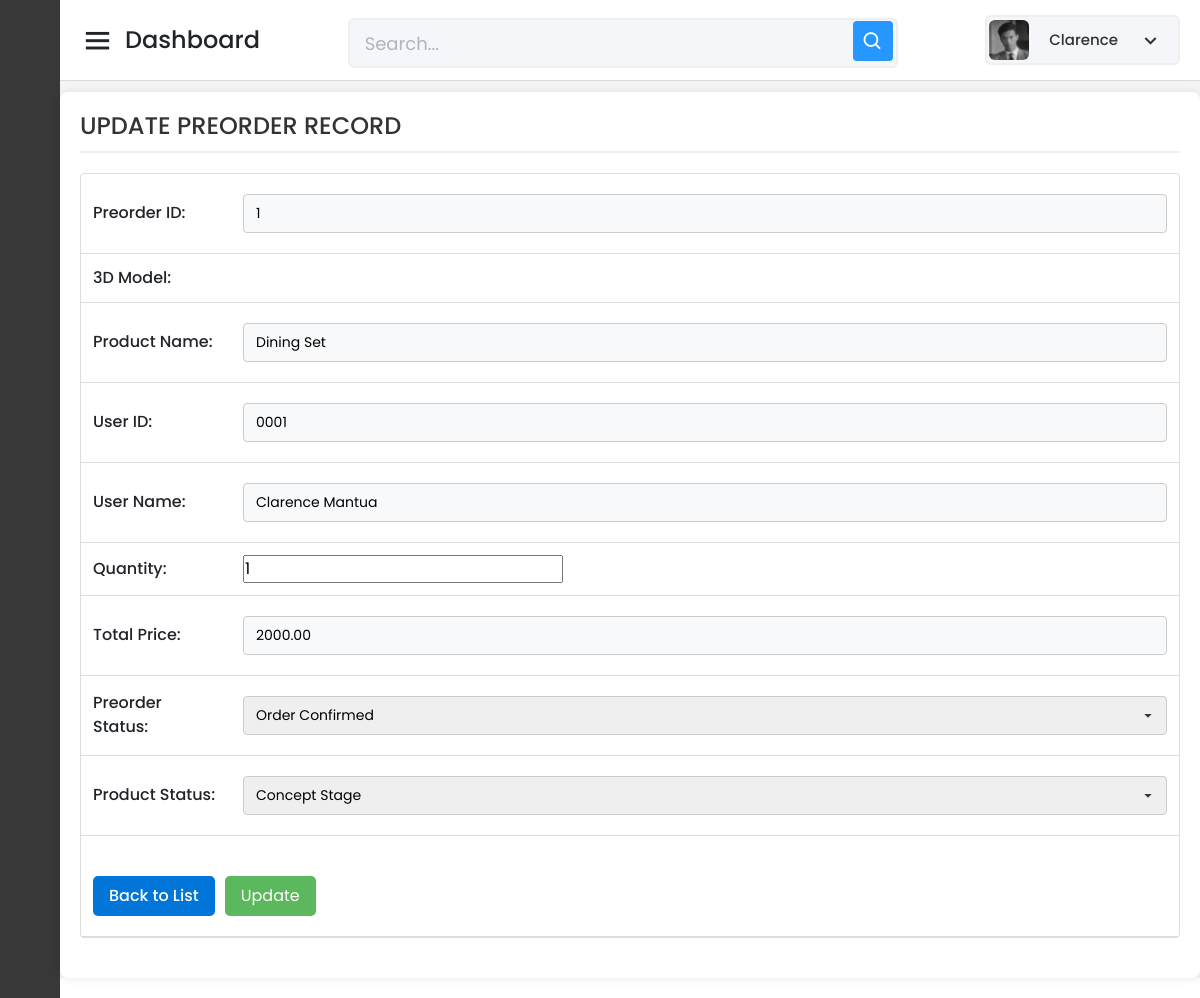
The page /Capstone_Admin/preorder-prod/update-preorder-prod-form.php?id=1 (signed in) on the database as committed earlier.
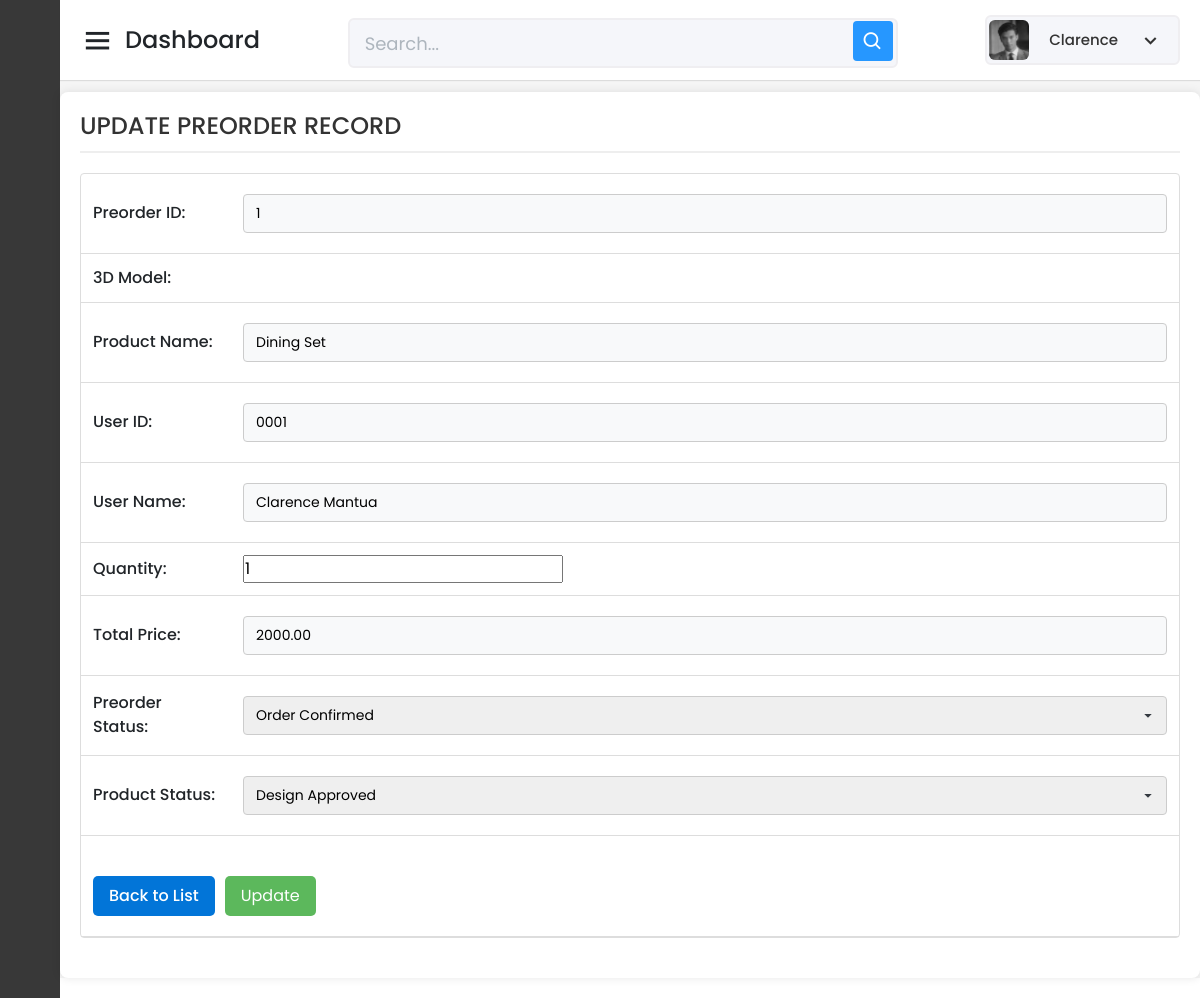
The same page on the database as committed later.
### tables this page shows
CREATE TABLE `tbl_preorder` (
  `Preorder_ID` int(11) NOT NULL AUTO_INCREMENT,
  `Product_ID` int(11) NOT NULL,
  `User_ID` varchar(150) NOT NULL,
  `Quantity` int(11) NOT NULL,
  `Total_Price` decimal(10,2) NOT NULL,
  `Preorder_Status` int(3) NOT NULL DEFAULT 0,
  `Order_Date` timestamp NOT NULL DEFAULT current_timestamp(),
  `Product_Status` int(3) NOT NULL DEFAULT 0,
  `Progress_Pic_10` varchar(255) DEFAULT NULL,
  `Progress_Pic_20` varchar(255) DEFAULT NULL,
  `Progress_Pic_30` varchar(255) DEFAULT NULL,
  `Progress_Pic_40` varchar(255) DEFAULT NULL,
  `Progress_Pic_50` varchar(255) DEFAULT NULL,
  `Progress_Pic_60` varchar(255) DEFAULT NULL,
  `Progress_Pic_70` varchar(255) DEFAULT NULL,
  `Progress_Pic_80` varchar(255) DEFAULT NULL,
  `Progress_Pic_90` varchar(255) DEFAULT NULL,
  `Progress_Pic_100` varchar(255) DEFAULT NULL,
  `Stop_Reason` varchar(255) DEFAULT NULL,
  PRIMARY KEY (`Preorder_ID`),
  KEY `Product_ID` (`Product_ID`),
  KEY `User_ID` (`User_ID`),
  CONSTRAINT `tbl_preorder_info_ibfk_1` FOREIGN KEY (`Product_ID`) REFERENCES `tbl_prod_info` (`Product_ID`),
  CONSTRAINT `tbl_preorder_info_ibfk_2` FOREIGN KEY (`User_ID`) REFERENCES `tbl_user_info` (`User_ID`)
);

CREATE TABLE `tbl_prod_info` (
  `Product_ID` int(11) NOT NULL AUTO_INCREMENT,
  `Product_Name` varchar(255) NOT NULL,
  `Description` text DEFAULT NULL,
  `Category` varchar(100) DEFAULT NULL,
  `Sizes` varchar(100) DEFAULT NULL,
  `Color` varchar(50) DEFAULT NULL,
  `Stock` varchar(100) DEFAULT NULL,
  `Assembly_Required` varchar(255) DEFAULT NULL,
  `ImageURL` varchar(255) DEFAULT NULL,
  `Price` varchar(255) NOT NULL,
  `Sold` varchar(255) DEFAULT NULL,
  `DateAdded` timestamp NOT NULL DEFAULT current_timestamp(),
  `LastUpdate` timestamp NOT NULL DEFAULT current_timestamp() ON UPDATE current_timestamp(),
  `GLB_File_URL` varchar(255) DEFAULT NULL,
  `product_type` enum('readymade','custom') DEFAULT 'readymade',
  PRIMARY KEY (`Product_ID`)
);

CREATE TABLE `tbl_user_info` (
  `User_ID` varchar(150) NOT NULL,
  `Last_Name` varchar(300) DEFAULT NULL,
  `First_Name` varchar(300) DEFAULT NULL,
  `Middle_Name` varchar(300) DEFAULT NULL,
  `Home_Address` varchar(300) DEFAULT NULL,
  `Email_Address` varchar(300) DEFAULT NULL,
  `Mobile_Number` varchar(300) DEFAULT NULL,
  `Status` varchar(300) DEFAULT NULL,
  `Password` varchar(150) DEFAULT NULL,
  `PicPath` varchar(750) DEFAULT NULL,
  `reset_code` int(11) DEFAULT NULL,
  `reset_code_expiry` datetime DEFAULT NULL,
  PRIMARY KEY (`User_ID`)
);

### Capstone_Admin/preorder-prod/update-preorder-prod-form.php (the view, shortened to what the changed rows need)
<?php
include '../config/database.php';
$query = "
    SELECT
        po.Preorder_ID,
        po.Quantity,
        po.Total_Price,
        po.Preorder_Status,
        po.Product_Status,  -- Add this line
        p.Product_ID,
        p.Product_Name,
        p.GLB_File_URL,
        u.User_ID,
        CONCAT(u.First_Name, ' ', u.Last_Name) AS User_Name
    FROM tbl_preorder AS po
    JOIN tbl_prod_info AS p ON po.Product_ID = p.Product_ID
    JOIN tbl_user_info AS u ON po.User_ID = u.User_ID
    WHERE po.Preorder_ID = :preorder_id
";
$stmt = $pdo->prepare($query);
$stmt->bindParam(':preorder_id', $_GET['id']);
$stmt->execute();
$preorder = $stmt->fetch(PDO::FETCH_ASSOC);
$preorderID = $preorder["Preorder_ID"];
$productName = $preorder["Product_Name"];
$userID = $preorder["User_ID"];
$quantity = $preorder["Quantity"];
$totalPrice = $preorder["Total_Price"];
$preorderStatus = $preorder["Preorder_Status"];
$orderStatusMap = [
    0   => 'Order Received',
    10  => 'Order Confirmed',
    20  => 'Design Finalization',
    30  => 'Material Preparation',
    40  => 'Production Started',
    50  => 'Mid-Production',
    60  => 'Finishing Process',
    70  => 'Quality Check',
    80  => 'Final Assembly',
    90  => 'Ready for Delivery',
    100 => 'Delivered / Completed'
];
$productStatusLabels = [
    0   => 'Concept Stage',
    10  => 'Design Approved',
    20  => 'Material Sourcing',
    30  => 'Cutting & Shaping',
    40  => 'Structural Assembly',
    50  => 'Detailing & Refinements',
    60  => 'Sanding & Pre-Finishing',
    70  => 'Varnishing/Painting',
    80  => 'Drying & Curing',
    90  => 'Final Inspection & Packaging',
    100 => 'Completed'
];
?>
<!DOCTYPE html>
<html lang="en" dir="ltr">
<head>
    <link href="../static/css/bootstrap.min.css" rel="stylesheet">
    <link href="../static/css-files/dashboard.css" rel="stylesheet">
    <link href="../static/css-files/button.css" rel="stylesheet">
    <link href="../static/css-files/admin_homev2.css" rel="stylesheet">
    <link href="https://unpkg.com/boxicons@2.0.7/css/boxicons.min.css" rel="stylesheet" />
</head>
<body>
    <section class="home-section">
    <br><br><br>
        <div class="container_boxes">
            <form name="frmPreorderRec" method="POST" action="update-preorder-prod-rec.php">
                <table>
                    <tr>
                        <td><input type="text" name="txtPreorderID" value="<?php echo htmlspecialchars($preorderID); ?>" readonly></td>
                    </tr>
                    <tr>
                        <td><input type="text" name="txtProductName" value="<?php echo htmlspecialchars($productName); ?>" readonly></td>
                    </tr>
                    <tr>
                        <td><input type="text" name="txtUserID" value="<?php echo htmlspecialchars($userID); ?>" readonly></td>
                    </tr>
                    <tr>
                        <td><input type="number" id="quantity" name="txtQuantity" value="<?php echo htmlspecialchars($quantity); ?>" oninput="calculateTotalPrice()"></td>
                    </tr>
                    <tr>
                        <td><input type="text" id="totalPrice" name="txtTotalPrice" value="<?php echo htmlspecialchars($totalPrice); ?>" readonly></td>
                    </tr>
                    <tr>
                        <td>
                            <select name="status" required>
                                <?php foreach ($orderStatusMap as $key => $label) : ?>
                                    <option value="<?php echo $key; ?>" <?php echo ($preorderStatus == $key) ? 'selected' : ''; ?>>
                                        <?php echo $label; ?>
                                    </option>
                                <?php endforeach; ?>
                            </select>
                        </td>
                    </tr>
                    <tr>
                        <td>
                            <select name="product_status" required>
                                <?php foreach ($productStatusLabels as $key => $label) : ?>
                                    <option value="<?php echo $key; ?>" <?php echo ($preorder['Product_Status'] == $key) ? 'selected' : ''; ?>>
                                        <?php echo $label; ?>
                                    </option>
                                <?php endforeach; ?>
                            </select>
                        </td>
                    </tr>
        </div>
    </section>
</body>
</html>

Rows that differ between the two databases and show on the page:
changed tbl_preorder "Order Confirmed": product_status "Concept Stage" → "Design Approved"
